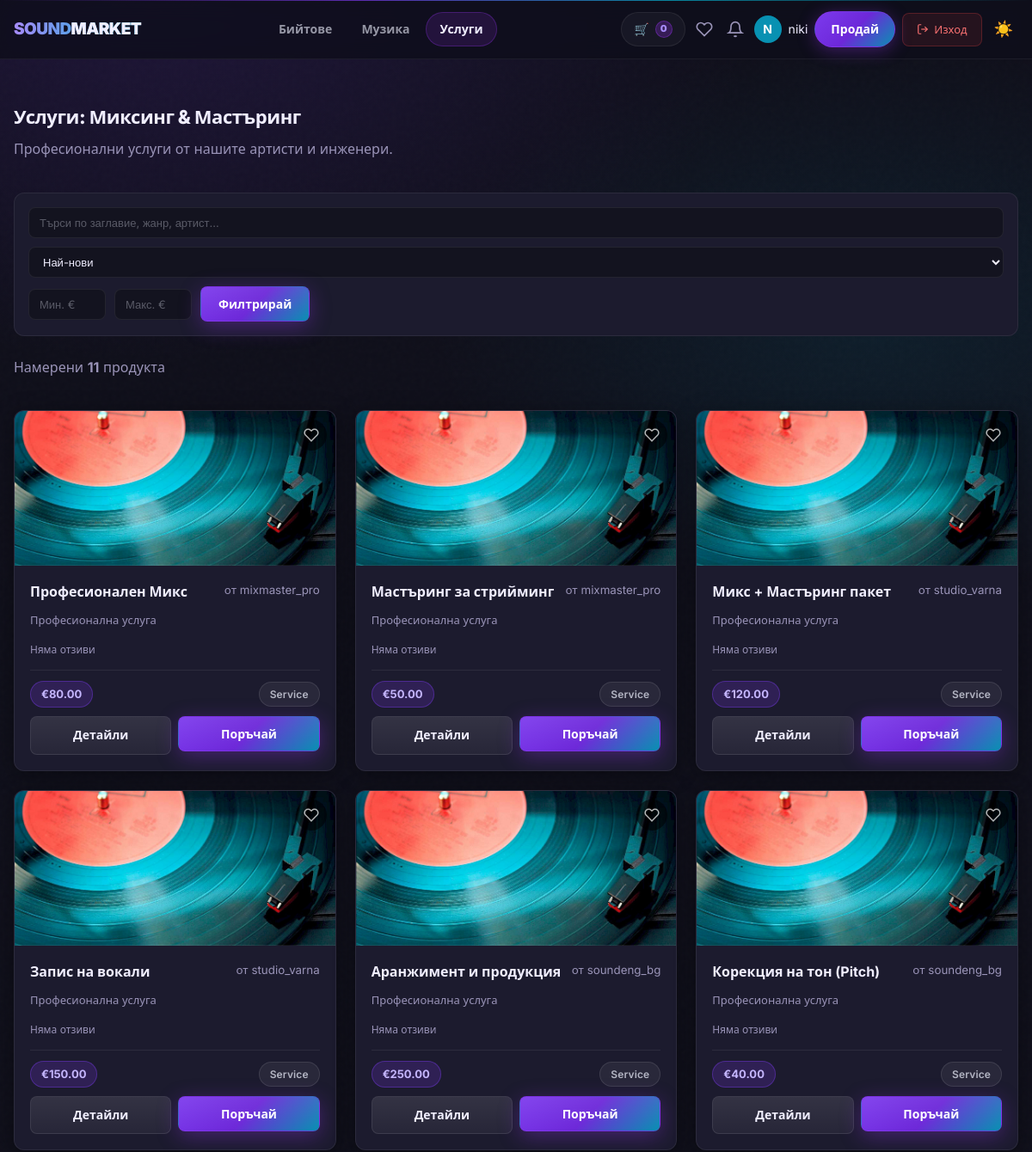
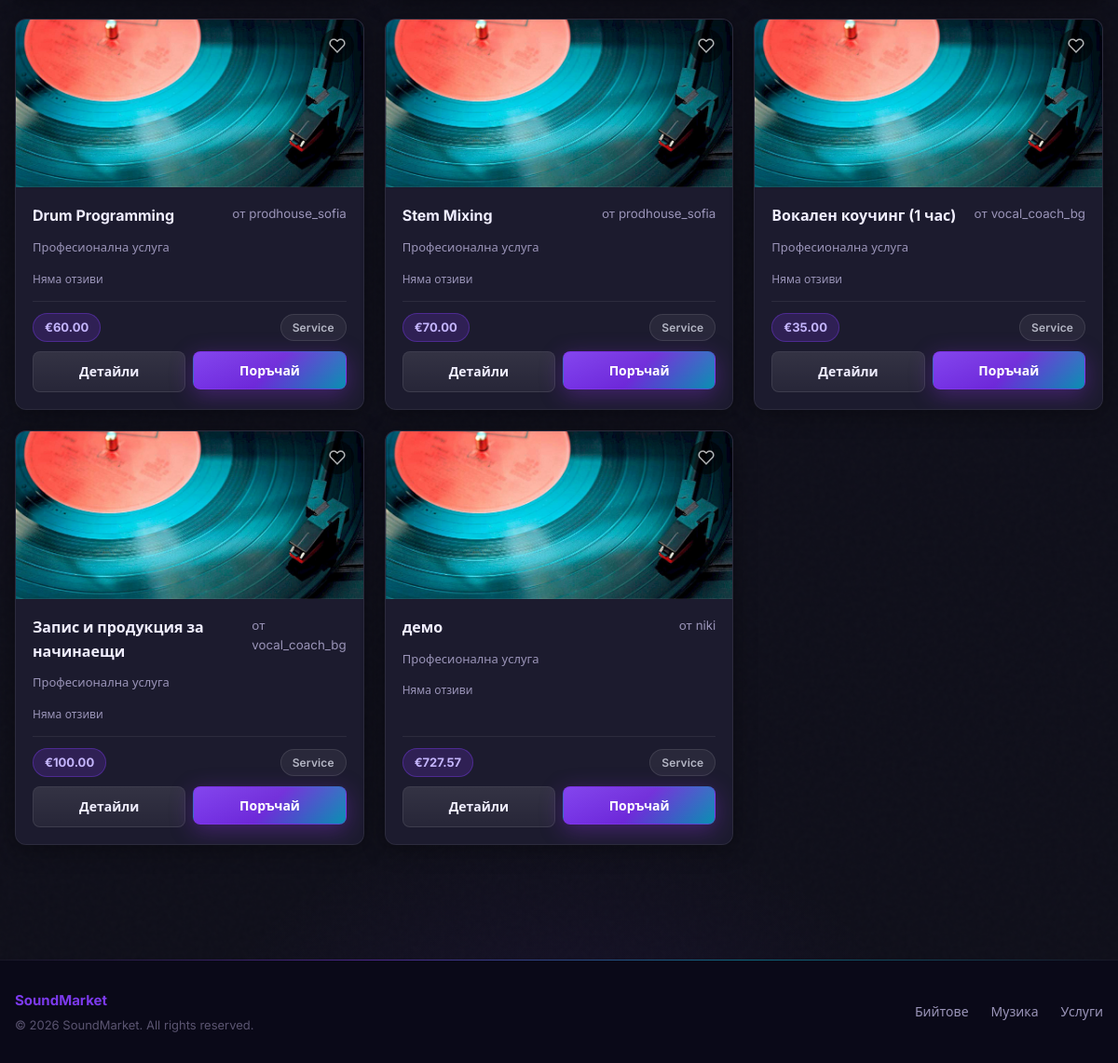
Screenshot of /services.php (signed in) with the database file from the repository (2 pictures, top to bottom).
### tables this page shows
CREATE TABLE `users` (
  `id` int(11) NOT NULL,
  `username` varchar(50) NOT NULL,
  `email` varchar(120) NOT NULL,
  `password_hash` varchar(255) NOT NULL,
  `created_at` timestamp NOT NULL DEFAULT current_timestamp(),
  `display_name` varchar(100) DEFAULT NULL,
  `bio` text DEFAULT NULL,
  `location` varchar(100) DEFAULT NULL,
  `website` varchar(255) DEFAULT NULL,
  `instagram` varchar(100) DEFAULT NULL,
  `soundcloud` varchar(100) DEFAULT NULL,
  `youtube` varchar(100) DEFAULT NULL,
  `avatar_path` varchar(255) DEFAULT NULL,
  `banner_path` varchar(255) DEFAULT NULL,
  `genre_tags` varchar(255) DEFAULT NULL
);

CREATE TABLE `products` (
  `id` int(11) NOT NULL,
  `owner_id` int(11) NOT NULL,
  `type` enum('beat','music','service','digital') NOT NULL,
  `title` varchar(140) NOT NULL,
  `description` text DEFAULT NULL,
  `price_eur` int(11) NOT NULL,
  `genre` varchar(60) DEFAULT NULL,
  `bpm` int(11) DEFAULT NULL,
  `delivery_days` int(11) DEFAULT NULL,
  `file_path` varchar(255) DEFAULT NULL,
  `cover_path` varchar(255) DEFAULT NULL,
  `created_at` timestamp NOT NULL DEFAULT current_timestamp(),
  `avg_rating` decimal(3,2) DEFAULT NULL,
  `review_count` int(11) NOT NULL DEFAULT 0
);

### inc/db.php (called while the page is built, shortened)
<?php
function db(): PDO {
  static $pdo = null;
  if ($pdo) return $pdo;
  $dsn = 'mysql:host=' . DB_HOST . ';dbname=' . DB_NAME . ';charset=utf8mb4';
  $pdo = new PDO($dsn, DB_USER, DB_PASS, [
    PDO::ATTR_ERRMODE => PDO::ERRMODE_EXCEPTION,
    PDO::ATTR_DEFAULT_FETCH_MODE => PDO::FETCH_ASSOC,
  ]);
  return $pdo;
}

### inc/auth.php (called while the page is built, shortened)
<?php
require_once __DIR__ . '/db.php';
function is_logged_in(): bool {
  return isset($_SESSION['user_id']);
}
function current_user_id(): ?int {
  return is_logged_in() ? (int)$_SESSION['user_id'] : null;
}

### inc/functions.php (called while the page is built, shortened)
<?php
function h(string $s): string {
  return htmlspecialchars($s, ENT_QUOTES, 'UTF-8');
}
function format_eur(int $cents): string {
  return '€' . number_format($cents / 100, 2, '.', ' ');
}

### services.php (the view, shortened to what this page needs)
<?php
require_once __DIR__ . '/inc/db.php';
require_once __DIR__ . '/inc/auth.php';
require_once __DIR__ . '/inc/functions.php';
$pdo  = db();
$type = 'service';
$q         = trim((string)($_GET['q']         ?? ''));
$sort      = (string)($_GET['sort']      ?? '');
$min_price = (float)($_GET['min_price']  ?? 0);
$max_price = (float)($_GET['max_price']  ?? 0);
$page      = max(1, (int)($_GET['page']  ?? 1));
$per_page  = 12;
$sort_map = [
    'oldest'     => 'p.created_at ASC',
    'price_asc'  => 'p.price_eur ASC',
    'price_desc' => 'p.price_eur DESC',
    'rating'     => 'p.avg_rating DESC',
];
$order = $sort_map[$sort] ?? 'p.created_at DESC';
$conditions = ['p.type = ?'];
$params     = [$type];
$where = implode(' AND ', $conditions);
$cnt = $pdo->prepare("SELECT COUNT(*) FROM products p JOIN users u ON u.id=p.owner_id WHERE $where");
$cnt->execute($params);
$total_count = (int)$cnt->fetchColumn();
$offset = ($page - 1) * $per_page;
$stmt = $pdo->prepare("
    SELECT p.*, u.username AS owner_username
    FROM products p
    JOIN users u ON u.id = p.owner_id
    WHERE $where
    ORDER BY $order
    LIMIT $per_page OFFSET $offset
");
$stmt->execute($params);
$items = $stmt->fetchAll();
$wishlisted_ids = [];
if (is_logged_in()) {
    $ws = $pdo->prepare("SELECT product_id FROM wishlist WHERE user_id = ?");
    $ws->execute([current_user_id()]);
    $wishlisted_ids = $ws->fetchAll(\PDO::FETCH_COLUMN);
}
require __DIR__ . '/inc/header.php';
?>
<div class="container page-fade" style="padding: 22px 0;">
  <div class="page-head" style="margin-bottom: 20px;">
    <h2>Услуги: Миксинг &amp; Мастъринг</h2>
    <p class="muted">Професионални услуги от нашите артисти и инженери.</p>
  </div>
  <form method="get" class="filter-bar">
    <input type="text" name="q" value="<?= h($q) ?>" placeholder="Търси по заглавие, жанр, артист…" style="flex: 1; min-width: 160px;">
    <select name="sort">
      <option value="" <?= $sort === '' ? 'selected' : '' ?>>Най-нови</option>
    </select>
    <input type="number" name="min_price" placeholder="Мин. €" min="0" step="0.01"
           value="<?= $min_price > 0 ? h((string)$min_price) : '' ?>">
    <input type="number" name="max_price" placeholder="Макс. €" min="0" step="0.01"
           value="<?= $max_price > 0 ? h((string)$max_price) : '' ?>">
    <button class="btn primary" type="submit">Филтрирай</button>
  </form>
  <p class="muted" style="margin-bottom: 16px;">
    Намерени <strong><?= $total_count ?></strong> продукта
  </p>
  <section class="grid">
    <?php foreach ($items as $p): ?>
      <?php
        $userCover  = !empty($p['cover_path']) ? APP_BASE . '/' . h($p['cover_path']) : null;
        $finalCover = $userCover ?: APP_BASE . '/uploads/blog-vinyl-lp.800x0.jpg';
        $is_wishlisted = in_array((int)$p['id'], $wishlisted_ids, true);
      ?>
      <article class="card">
        <div class="card-img-container" style="background-image: url('<?= $finalCover ?>'); position: relative;">
          <button class="wish-btn<?= $is_wishlisted ? ' active' : '' ?>"
                  data-id="<?= (int)$p['id'] ?>"
                  data-active="<?= $is_wishlisted ? '1' : '0' ?>">
            <svg width="18" height="18" viewBox="0 0 24 24" fill="none" stroke="currentColor" stroke-width="2">
              <path d="M20.84 4.61a5.5 5.5 0 0 0-7.78 0L12 5.67l-1.06-1.06a5.5 5.5 0 0 0-7.78 7.78l1.06 1.06L12 21.23l7.78-7.78 1.06-1.06a5.5 5.5 0 0 0 0-7.78z"/>
            </svg>
          </button>
        </div>
        <div class="card-body">
          <div class="card-title">
            <h3><?= h($p['title']) ?></h3>
            <small class="muted">от <?= h($p['owner_username']) ?></small>
          </div>
          <div class="meta">
            <span><?= h((string)($p['genre'] ?? 'Професионална услуга')) ?></span>
          </div>
          <?php if ((int)($p['review_count'] ?? 0) > 0): ?>
            <div style="margin: 4px 0;">
              <span class="stars"><?= str_repeat('★', (int)round((float)$p['avg_rating'])) ?><span class="stars-empty"><?= str_repeat('★', 5 - (int)round((float)$p['avg_rating'])) ?></span></span>
              <span style="font-size: 12px; color: var(--muted);">(<?= (int)$p['review_count'] ?>)</span>
            </div>
          <?php else: ?>
            <div style="margin: 4px 0; font-size: 12px; color: var(--muted);">Няма отзиви</div>
          <?php endif; ?>
          <div class="price-row">
            <span class="price-pill"><?= format_eur((int)$p['price_eur']) ?></span>
            <span class="pill">Service</span>
          </div>
          <div class="actions">
            <a class="btn" href="<?= APP_BASE ?>/product.php?id=<?= (int)$p['id'] ?>" style="text-align:center;">Детайли</a>
            <form method="post" action="<?= APP_BASE ?>/cart.php">
              <button class="btn primary" type="submit" style="width:100%;">Поръчай</button>
            </form>
          </div>
        </div>
      </article>
    <?php endforeach; ?>
  </section>
</div>
<?php require __DIR__ . '/inc/footer.php'; ?>

### inc/header.php (shortened to what this page needs)
<?php
require_once __DIR__ . '/auth.php';
require_once __DIR__ . '/functions.php';
$current_page = basename($_SERVER['PHP_SELF']);
$cartCount = 0;
if (is_logged_in()) {
    $nav_uid_tmp = current_user_id();
    $stmt = db()->prepare("SELECT COALESCE(SUM(quantity),0) AS c FROM cart_items WHERE user_id=?");
    $stmt->execute([$nav_uid_tmp]);
    $cartCount = (int)$stmt->fetch()['c'];
}
?>
<!doctype html>
<html lang="bg">
<head>
  <link rel="stylesheet" href="<?= APP_BASE ?>/assets/css/style.css?v=10">
</head>
<body>
<header class="site-header">
  <div class="container header-inner">
    <a href="<?= APP_BASE ?>/index.php" class="logo">
      SOUND<span>MARKET</span>
    </a>
    <nav class="nav">
      <a href="<?= APP_BASE ?>/beats.php"    <?= $current_page === 'beats.php'    ? 'class="active"' : '' ?>>Бийтове</a>
      <a href="<?= APP_BASE ?>/music.php"    <?= $current_page === 'music.php'    ? 'class="active"' : '' ?>>Музика</a>
      <a href="<?= APP_BASE ?>/services.php" <?= $current_page === 'services.php' ? 'class="active"' : '' ?>>Услуги</a>
    </nav>
    <div class="header-actions">
      <a class="icon-btn" href="<?= APP_BASE ?>/cart.php">
        🛒 <span class="cart-count"><?= $cartCount ?></span>
      </a>
      <?php if (is_logged_in()):
          $nav_uid    = current_user_id();
          $nav_stmt   = db()->prepare("SELECT avatar_path, username FROM users WHERE id = ?");
          $nav_stmt->execute([$nav_uid]);
          $nav_user   = $nav_stmt->fetch();
          $nav_colors = ['#7c3aed','#0891b2','#db2777','#059669','#d97706','#dc2626'];
          $nav_color  = $nav_colors[$nav_uid % 6];
          $nav_letter = mb_strtoupper(mb_substr($nav_user['username'] ?? '', 0, 1));
      ?>
        <a href="<?= APP_BASE ?>/wishlist.php"
           class="nav-wishlist"
           style="position: relative; display: inline-flex; align-items: center;
                  color: var(--muted); text-decoration: none; padding: 4px;"
           title="Любими">
          <svg width="20" height="20" viewBox="0 0 24 24" fill="none" stroke="currentColor" stroke-width="2">
            <path d="M20.84 4.61a5.5 5.5 0 0 0-7.78 0L12 5.67l-1.06-1.06a5.5 5.5 0 0 0-7.78 7.78l1.06 1.06L12 21.23l7.78-7.78 1.06-1.06a5.5 5.5 0 0 0 0-7.78z"/>
          </svg>
        </a>
        <a href="<?= APP_BASE ?>/notifications.php"
           class="nav-bell"
           style="position: relative; display: inline-flex; align-items: center;
                  color: var(--muted); text-decoration: none; padding: 4px;"
           title="Известия">
          <svg width="20" height="20" viewBox="0 0 24 24" fill="none" stroke="currentColor" stroke-width="2">
            <path d="M18 8A6 6 0 0 0 6 8c0 7-3 9-3 9h18s-3-2-3-9"/>
            <path d="M13.73 21a2 2 0 0 1-3.46 0"/>
          </svg>
        </a>
        <a href="<?= APP_BASE ?>/dashboard.php"
           class="nav-avatar-link"
           style="display: flex; align-items: center; gap: 8px; text-decoration: none; color: var(--text); font-size: 14px;">
          <?php if (!empty($nav_user['avatar_path'])): ?>
            <img src="<?= APP_BASE . '/' . h($nav_user['avatar_path']) ?>"
                 style="width: 32px; height: 32px; border-radius: 50%; object-fit: cover; flex-shrink: 0;">
          <?php else: ?>
            <div style="width: 32px; height: 32px; border-radius: 50%; background: <?= $nav_color ?>;
                        display: flex; align-items: center; justify-content: center;
                        font-size: 14px; font-weight: 700; color: #fff; flex-shrink: 0;">
              <?= $nav_letter ?>
            </div>
          <?php endif; ?>
          <span class="nav-username"><?= h($nav_user['username'] ?? '') ?></span>
        </a>
        <a class="btn-cta nav-sell" href="<?= APP_BASE ?>/product_create.php">Продай</a>
        <a href="<?= APP_BASE ?>/logout.php"
           class="nav-logout"
           style="display:inline-flex; align-items:center; gap:6px;
                  padding: 8px 16px;
                  background: rgba(239,68,68,0.1);
                  border: 1px solid rgba(239,68,68,0.25);
                  border-radius: 8px;
                  color: #f87171;
                  font-size: 13px;
                  font-weight: 500;
                  transition: all 0.2s;"
           onmouseover="this.style.background='rgba(239,68,68,0.2)'"
           onmouseout="this.style.background='rgba(239,68,68,0.1)'">
          <svg width="14" height="14" viewBox="0 0 24 24" fill="none"
               stroke="currentColor" stroke-width="2">
            <path d="M9 21H5a2 2 0 0 1-2-2V5a2 2 0 0 1 2-2h4"/>
            <polyline points="16 17 21 12 16 7"/>
            <line x1="21" y1="12" x2="9" y2="12"/>
          </svg>
          Изход
        </a>
      <?php else: ?>
        <a class="btn" href="<?= APP_BASE ?>/login.php">Вход</a>
        <a class="btn-cta" href="<?= APP_BASE ?>/register.php">Регистрация</a>
      <?php endif; ?>
      <button id="theme-toggle" aria-label="Смени тема"
              style="background:none;border:none;cursor:pointer;
                     color:var(--muted);padding:6px;font-size:18px;">
        <span id="theme-icon">☀️</span>
      </button>
    </div>
  </div>
</header>
<main>

### rows the page displays
users: username "N", username "niki"
products: title "Професионален Микс", owner.username "mixmaster_pro", genre "Професионална услуга", review_count "Няма отзиви", price_eur "€80.00"
products: title "Мастъринг за стрийминг", owner.username "mixmaster_pro", genre "Професионална услуга", review_count "Няма отзиви", price_eur "€50.00"
products: title "Микс + Мастъринг пакет", owner.username "studio_varna", genre "Професионална услуга", review_count "Няма отзиви", price_eur "€120.00"
products: title "Запис на вокали", owner.username "studio_varna", genre "Професионална услуга", review_count "Няма отзиви", price_eur "€150.00"
products: title "Аранжимент и продукция", owner.username "soundeng_bg", genre "Професионална услуга", review_count "Няма отзиви", price_eur "€250.00"
products: title "Корекция на тон (Pitch)", owner.username "soundeng_bg", genre "Професионална услуга", review_count "Няма отзиви", price_eur "€40.00"
products: title "Drum Programming", owner.username "prodhouse_sofia", genre "Професионална услуга", review_count "Няма отзиви", price_eur "€60.00"
products: title "Stem Mixing", owner.username "prodhouse_sofia", genre "Професионална услуга", review_count "Няма отзиви", price_eur "€70.00"
products: title "Вокален коучинг (1 час)", owner.username "vocal_coach_bg", genre "Професионална услуга", review_count "Няма отзиви", price_eur "€35.00"
products: title "Запис и продукция за начинаещи", owner.username "vocal_coach_bg", genre "Професионална услуга", review_count "Няма отзиви", price_eur "€100.00"
products: title "демо", owner.username "niki", genre "Професионална услуга", review_count "Няма отзиви", price_eur "€727.57"

### other values shown
$cartCount "0"
$total_count "11"
APP_NAME "SoundMarket"
